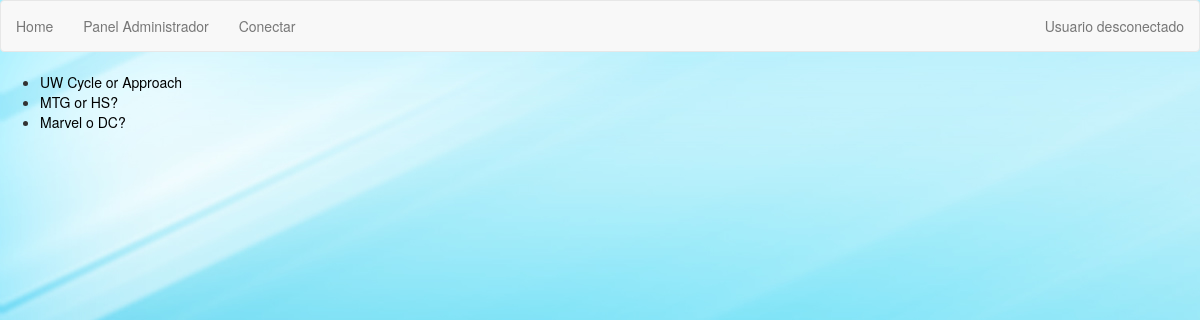
/index, run on the app's committed database.
### polls/models.py (models this page shows, shortened)
class Pregunta(models.Model):
    autor = models.ForeignKey(settings.AUTH_USER_MODEL,on_delete=models.CASCADE,)
    texto = models.CharField(max_length=200)
    fecha_publicacion = models.DateTimeField('Fecha Publicacion')
    fecha_expiracion = models.DateTimeField('Fecha Expiracion')

### polls/views.py (the view)
# urls.py: path('index', views.IndexView.as_view(), name='index'),
class IndexView(generic.ListView):
    template_name = 'polls/index.html'
    context_object_name = 'lista_respuesta'
    def get_queryset(self):
        return Pregunta.objects.order_by('-fecha_publicacion')[:5]

### polls/templates/polls/index.html
{% extends "../base.html" %}
{% load static %}
{% block content %}
<link rel="stylesheet" type="text/css" href="{% static 'polls/style.css' %}" />
{% if lista_respuesta %}
    <ul>
    {% for pregunta in lista_respuesta %}
        <li><a href="{% url 'polls:detail' pregunta.id %}">{{ pregunta.texto }}</a></li>
    {% endfor %}
    </ul>
{% else %}
    <p>No polls are available.</p>
{% endif %}
{% endblock %}

### polls/static/polls/style.css (style rules this page uses)
li a { color: black; }
body { background: white url("images/fondo.jpg"); }

### data on the page
Pregunta: texto "UW Cycle or Approach"
Pregunta: texto "MTG or HS?"
Pregunta: texto "Marvel o DC?"
